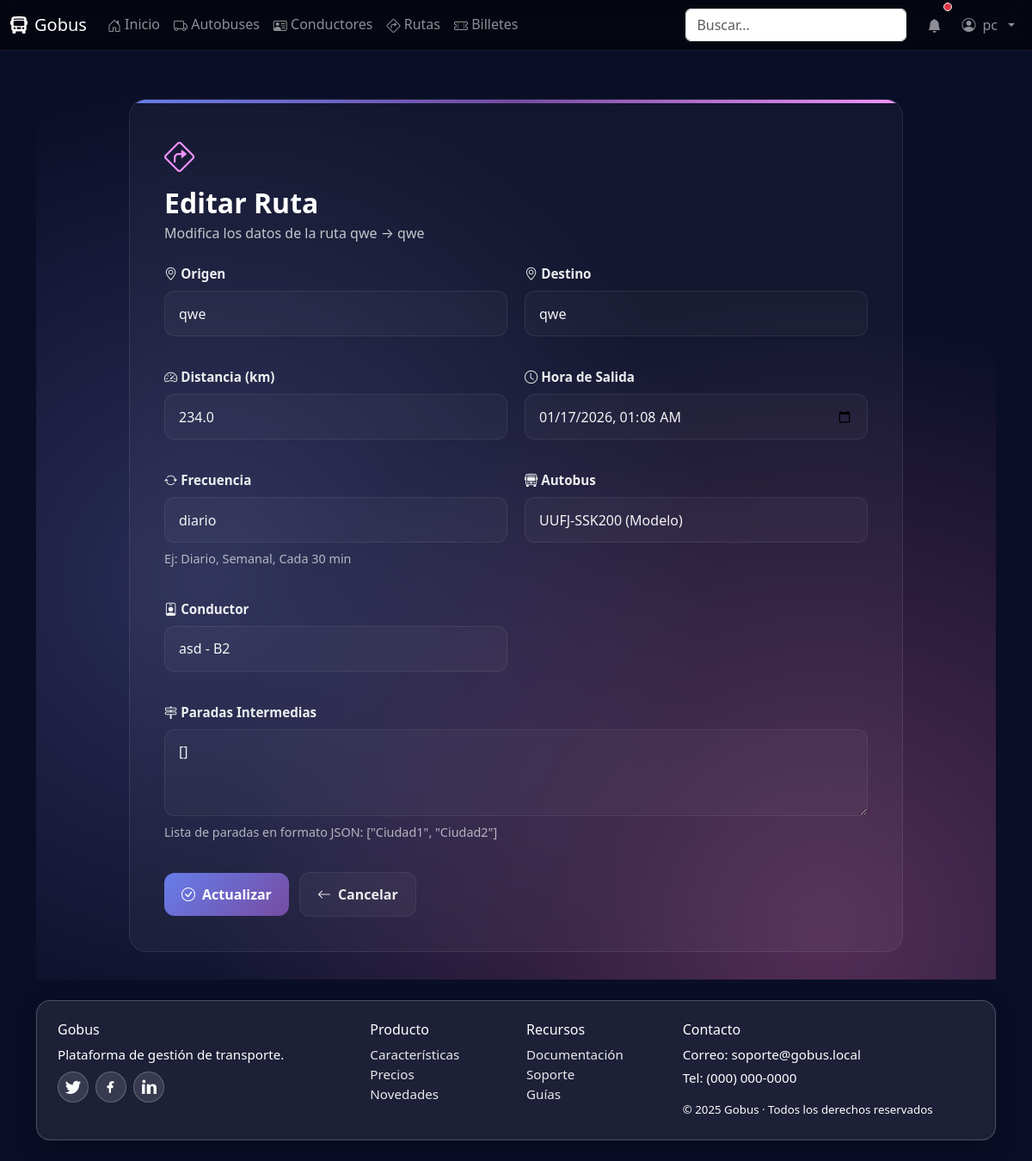
The app's page /rutas/3/editar/ (signed in) with its own data.
### core/models.py (models this page shows, shortened)
class Ruta(models.Model):
    origen = models.CharField(max_length=120)
    destino = models.CharField(max_length=120)
    paradas = models.JSONField(blank=True, default=list, help_text="Lista de paradas intermedias")
    distancia = models.FloatField(help_text="Distancia en km")
    autobus = models.ForeignKey(Autobus, on_delete=models.SET_NULL, null=True, blank=True, related_name="rutas")
    conductor = models.ForeignKey(Conductor, on_delete=models.SET_NULL, null=True, blank=True, related_name="rutas")
    hora_salida = models.DateTimeField()
    frecuencia = models.CharField(max_length=50, help_text="Ej: Diario, Semanal, Cada 30 min")

### core/views.py (the view)
# urls.py: path('rutas/<int:pk>/editar/', views.ruta_edit, name='ruta_edit'),
@login_required
def ruta_edit(request, pk):
    ruta = get_object_or_404(Ruta, pk=pk)
    if request.method == 'POST':
        form = RutaForm(request.POST, instance=ruta)
        if form.is_valid():
            ruta = form.save()
            messages.success(request, f'Ruta {ruta.origen} → {ruta.destino} actualizada exitosamente.')
            return redirect('ruta_list')
    else:
        form = RutaForm(instance=ruta)
    context = {
        'form': form,
        'ruta': ruta,
        'title': 'Editar Ruta',
        'action': 'Actualizar'
    }
    return render(request, 'core/ruta/ruta_form.html', context)

### core/models.py (called while the page is built)
    def __str__(self) -> str:
        return f"{self.matricula} ({self.modelo})"

    def __str__(self) -> str:
        return f"{self.nombre} - {self.licencia}"

### core/templates/core/ruta/ruta_form.html (shortened to what this page needs)
{% extends 'base.html' %}
{% load static %}
{% block head_extra %}
<link href="{% static 'core/css/home-modern.css' %}" rel="stylesheet">
<link href="{% static 'core/css/crud.css' %}" rel="stylesheet">
{% endblock %}
{% block content %}
<div class="form-container">
  <div class="form-card">
    <div class="form-icon">
      <i class="bi bi-sign-turn-right"></i>
    </div>
    <div class="form-header">
      <h1 class="form-title">{{ title }}</h1>
      <p class="form-subtitle">
        {% if ruta %}
          Modifica los datos de la ruta {{ ruta.origen }} → {{ ruta.destino }}
        {% else %}
          Ingresa los datos para registrar una nueva ruta
        {% endif %}
      </p>
    </div>
    <form method="post">
      <div class="form-grid">
        <div class="form-group">
          <label for="{{ form.origen.id_for_label }}" class="form-label">
            <i class="bi bi-geo-alt"></i> Origen
          </label>
          {{ form.origen }}
        </div>
        <div class="form-group">
          <label for="{{ form.destino.id_for_label }}" class="form-label">
            <i class="bi bi-geo-alt"></i> Destino
          </label>
          {{ form.destino }}
        </div>
        <div class="form-group">
          <label for="{{ form.distancia.id_for_label }}" class="form-label">
            <i class="bi bi-speedometer2"></i> Distancia (km)
          </label>
          {{ form.distancia }}
        </div>
        <div class="form-group">
          <label for="{{ form.hora_salida.id_for_label }}" class="form-label">
            <i class="bi bi-clock"></i> Hora de Salida
          </label>
          {{ form.hora_salida }}
        </div>
        <div class="form-group">
          <label for="{{ form.frecuencia.id_for_label }}" class="form-label">
            <i class="bi bi-arrow-repeat"></i> Frecuencia
          </label>
          {{ form.frecuencia }}
          <div class="help-text">Ej: Diario, Semanal, Cada 30 min</div>
        </div>
        <div class="form-group">
          <label for="{{ form.autobus.id_for_label }}" class="form-label">
            <i class="bi bi-bus-front"></i> Autobus
          </label>
          {{ form.autobus }}
        </div>
        <div class="form-group">
          <label for="{{ form.conductor.id_for_label }}" class="form-label">
            <i class="bi bi-person-badge"></i> Conductor
          </label>
          {{ form.conductor }}
        </div>
        <div class="form-group full-width">
          <label for="{{ form.paradas.id_for_label }}" class="form-label">
            <i class="bi bi-signpost-2"></i> Paradas Intermedias
          </label>
          {{ form.paradas }}
          <div class="help-text">Lista de paradas en formato JSON: ["Ciudad1", "Ciudad2"]</div>
        </div>
      </div>
      <div class="form-actions">
        <button type="submit" class="btn-submit">
          <i class="bi bi-check-circle"></i>
          {{ action }}
        </button>
        <a href="{% url 'ruta_list' %}" class="btn-cancel">
          <i class="bi bi-arrow-left"></i>
          Cancelar
        </a>
      </div>
    </form>
  </div>
</div>
{% endblock %}

### templates/base.html (shortened to what this page needs)
{% load static %}
<!doctype html>
<html lang="es">
  <head>
    <link href="https://cdn.jsdelivr.net/npm/bootstrap@5.3.3/dist/css/bootstrap.min.css" rel="stylesheet">
    <link href="https://cdn.jsdelivr.net/npm/bootstrap-icons@1.11.3/font/bootstrap-icons.min.css" rel="stylesheet">
      <link href="{% static 'core/css/base.css' %}" rel="stylesheet">
    {% block head_extra %}{% endblock %}
  </head>
  <body>
    <nav class="navbar gobus-navbar navbar-expand-lg navbar-dark">
      <div class="container-fluid">
        <a class="navbar-brand d-flex align-items-center gap-2" href="/">
          <i class="bi bi-bus-front-fill"></i>
          <span>Gobus</span>
        </a>
        <div class="collapse navbar-collapse" id="navbarNav">
          <ul class="navbar-nav me-auto mb-2 mb-lg-0">
            <li class="nav-item"><a class="nav-link" href="/"><i class="bi bi-house-door"></i> Inicio</a></li>
            <li class="nav-item"><a class="nav-link" href="/autobuses"><i class="bi bi-truck"></i> Autobuses</a></li>
            <li class="nav-item"><a class="nav-link" href="/conductores"><i class="bi bi-person-vcard"></i> Conductores</a></li>
            <li class="nav-item"><a class="nav-link" href="/rutas"><i class="bi bi-sign-turn-right"></i> Rutas</a></li>
            <li class="nav-item"><a class="nav-link" href="/billetes"><i class="bi bi-ticket-perforated"></i> Billetes</a></li>
          </ul>
          <form class="d-flex me-3" role="search">
            <input class="form-control" type="search" placeholder="Buscar..." aria-label="Buscar">
          </form>
          <ul class="navbar-nav align-items-center">
            <li class="nav-item me-2">
              <a class="nav-link position-relative" href="#" aria-label="Notificaciones">
                <i class="bi bi-bell-fill"></i>
                <span class="position-absolute top-0 start-100 translate-middle p-1 bg-danger border border-light rounded-circle">
                </span>
              </a>
            </li>
            {% if user.is_authenticated %}
            <li class="nav-item dropdown custom-user-dropdown">
              <a class="nav-link dropdown-toggle d-flex align-items-center gap-2" href="#" role="button" data-bs-toggle="dropdown" aria-expanded="false" data-bs-boundary="viewport" data-bs-display="static">
                <i class="bi bi-person-circle"></i> {{ user.username|default:"Usuario" }}
              </a>
            </li>
            {% else %}
            <li class="nav-item"><a class="nav-link" href="{% url 'login' %}"><i class="bi bi-box-arrow-in-right"></i> Entrar</a></li>
            {% endif %}
          </ul>
        </div>
      </div>
    </nav>
    <main class="container py-4">
      {% block content %}{% endblock %}
    </main>
    <footer class="container pb-4 site-footer">
      <div class="glass p-4">
        <div class="row g-4">
          <div class="col-md-4">
            <h6>Gobus</h6>
            <p class="mb-2">Plataforma de gestión de transporte.</p>
            <div class="d-flex gap-2 social">
              <a href="#" aria-label="Twitter" title="Twitter">
              </a>
              <a href="#" aria-label="Facebook" title="Facebook">
                <svg xmlns="http://www.w3.org/2000/svg" width="18" height="18" fill="currentColor" viewBox="0 0 16 16"><path d="M9 6.5V5c0-.5.4-1 1-1h1V2H9C7.3 2 6 3.3 6 5v1.5H4V9h2v5h2V9h2l.5-2.5H8z"/></svg>
              </a>
              <a href="#" aria-label="LinkedIn" title="LinkedIn">
                <svg xmlns="http://www.w3.org/2000/svg" width="18" height="18" fill="currentColor" viewBox="0 0 16 16"><path d="M1.5 1.5A1.5 1.5 0 1 1 4.5 3 1.5 1.5 0 0 1 1.5 1.5zM1 5h3v10H1zM6 5h3v1.7h.1A3.3 3.3 0 0 1 12.9 5C15 5 16 6.3 16 8.9V15h-3V9.5c0-1.4-.5-2.3-1.6-2.3-.9 0-1.3.6-1.5 1.1V15H6z"/></svg>
              </a>
            </div>
          </div>
          <div class="col-6 col-md-2">
            <h6>Producto</h6>
            <ul class="list-unstyled mb-0">
              <li><a class="footer-link" href="#">Características</a></li>
              <li><a class="footer-link" href="#">Precios</a></li>
              <li><a class="footer-link" href="#">Novedades</a></li>
            </ul>
          </div>
          <div class="col-6 col-md-2">
            <h6>Recursos</h6>
            <ul class="list-unstyled mb-0">
              <li><a class="footer-link" href="#">Documentación</a></li>
              <li><a class="footer-link" href="#">Soporte</a></li>
              <li><a class="footer-link" href="#">Guías</a></li>
            </ul>
          </div>
          <div class="col-md-4">
            <h6>Contacto</h6>
            <p class="mb-1">Correo: soporte@gobus.local</p>
            <p class="mb-3">Tel: (000) 000-0000</p>
            <small class="d-block">© {{ now|default:2025 }} Gobus · Todos los derechos reservados</small>
          </div>
        </div>
      </div>
    </footer>
  </body>
</html>

### core/static/core/css/base.css (style rules this page uses)
body { min-height: 100vh; background: linear-gradient(135deg, #0d6efd 0%, #6610f2 50%, #6f42c1 100%); background-attachment: fixed; }
.glass { background: rgba(255, 255, 255, 0.08); border: 1px solid rgba(255, 255, 255, 0.22); border-radius: 16px; backdrop-filter: blur(8px); -webkit-backdrop-filter: blur(8px); box-shadow: 0 10px 30px rgba(0, 0, 0, 0.2); color: #fff; }
.navbar.gobus-navbar { background: rgba(0, 0, 0, 0.55) !important; backdrop-filter: blur(10px); -webkit-backdrop-filter: blur(10px); border-bottom: 1px solid rgba(255, 255, 255, 0.08); position: sticky; top: 0; z-index: 3000; overflow: visible; isolation: isolate; }
.navbar .bi { vertical-align: -0.125em; }
main.container { padding-top: 2rem; padding-bottom: 2rem; }
.site-footer { color: rgba(255, 255, 255, 0.9); font-size: 0.95rem; }
.footer-link { color: rgba(255, 255, 255, 0.9); text-decoration: none; }
.social a { display: inline-flex; align-items: center; justify-content: center; width: 36px; height: 36px; border-radius: 50%; background: rgba(255, 255, 255, 0.12); border: 1px solid rgba(255, 255, 255, 0.22); color: #fff; text-decoration: none; }
.custom-user-dropdown { position: static !important; }
.navbar, .navbar .container-fluid, .navbar-collapse { overflow: visible !important; }
.glass { position: relative; z-index: 0; }

### core/static/core/css/home-modern.css (style rules this page uses)
body { background: #0a0e27 !important; background-image: radial-gradient( circle at 20% 50%, rgba(120, 119, 198, 0.3) 0%, transparent 50% ), radial-gradient( circle at 80% 80%, rgba(255, 119, 198, 0.3) 0%, transparent 50% ), radial-gradient( circle at 40% 20%, rgba(255, 219, 98, 0.2) 0%, transparent 50% ); background-attachment: fixed; }

### core/static/core/css/crud.css (style rules this page uses)
.form-container { min-height: 100vh; background: #0a0e27; background-image: radial-gradient(circle at 20% 50%, rgba(120, 119, 198, 0.3) 0%, transparent 50%), radial-gradient(circle at 80% 80%, rgba(255, 119, 198, 0.3) 0%, transparent 50%); background-attachment: fixed; padding: 2rem 0; display: flex; align-items: center; justify-content: center; }
.form-card { background: rgba(255, 255, 255, 0.04); border-radius: 20px; padding: 2.5rem; border: 1px solid rgba(255, 255, 255, 0.08); backdrop-filter: blur(18px); max-width: 900px; width: 100%; position: relative; overflow: hidden; }
.form-card::before { content: ""; position: absolute; top: 0; left: 0; right: 0; height: 4px; background: linear-gradient(90deg, #667eea, #764ba2, #f093fb); }
.form-header { text-align: left; margin-bottom: 1.5rem; }
.form-icon { font-size: 2.2rem; color: #f093fb; display: inline-flex; align-items: center; justify-content: center; margin-bottom: 0.5rem; }
.form-title { font-size: 2rem; font-weight: 800; color: white; margin: 0 0 0.25rem 0; }
.form-subtitle { color: rgba(255, 255, 255, 0.75); margin: 0 0 1rem 0; }
.form-grid { display: grid; grid-template-columns: 1fr 1fr; gap: 1.25rem; margin-bottom: 1.25rem; }
.form-group { margin-bottom: 1rem; }
.form-group.full-width { grid-column: 1 / -1; }
.form-label { display: block; color: rgba(255, 255, 255, 0.92); font-weight: 700; margin-bottom: 0.5rem; font-size: 0.95rem; }
.help-text { color: rgba(255, 255, 255, 0.65); font-size: 0.9rem; margin-top: 0.5rem; }
.form-card input[type="text"], .form-card input[type="number"], .form-card input[type="time"], .form-card select, .form-card textarea, .form-card .form-control { width: 100%; padding: 0.85rem 1rem; border-radius: 12px; border: 1px solid rgba(255, 255, 255, 0.08); background: rgba(255, 255, 255, 0.03); color: rgba(255, 255, 255, 0.95); outline: none; transition: all 0.18s ease; }
.form-actions { display: flex; gap: 0.75rem; align-items: center; margin-top: 1rem; }
.btn-submit, .btn-cancel { padding: 0.8rem 1.25rem; border-radius: 12px; font-weight: 700; text-decoration: none; display: inline-flex; align-items: center; gap: 0.5rem; }
.btn-submit { background: linear-gradient(135deg, #667eea 0%, #764ba2 100%); color: white; border: none; }
.btn-cancel { background: rgba(255, 255, 255, 0.04); color: rgba(255, 255, 255, 0.9); border: 1px solid rgba(255, 255, 255, 0.06); }

### records on screen
Ruta: origen "qwe", destino "qwe", distancia "234.0", hora_salida "01/17/2026 01:08", frecuencia "diario", autobus "UUFJ-SSK200 (Modelo)", conductor "asd - B2", paradas "[]"

### other values on screen
{{ user.username|default:"Usuario" }} "pc"
{{ title }} "Editar Ruta"
{{ action }} "Actualizar"
{{ now|default:2025 }} "2025"
